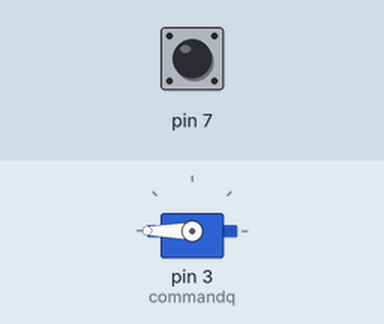
Recording of a sketch running on a simulated Arduino Uno, built with avr-gcc and run on an emulated ATmega328P. Shown: servo. Inputs (shaded band) come from the test bench; at power-on: pin 7 LOW. Random numbers use the default seed unless the sketch sets one.

Above: at 1.2 s.
1.3 s: pin 7 driven HIGH
At 2.2 s:
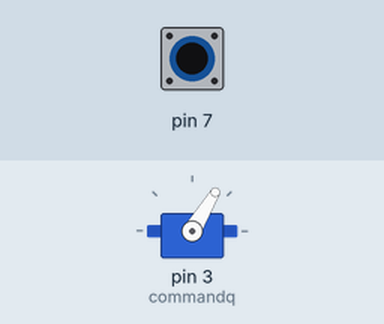
At 4.2 s:
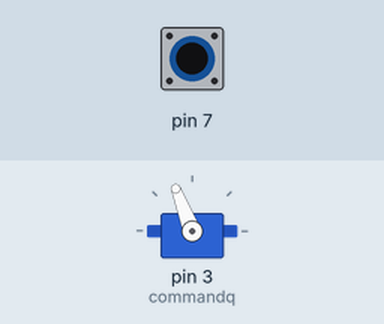
4.3 s: pin 7 driven LOW
5.8 s: pin 7 driven HIGH
At 6.2 s:
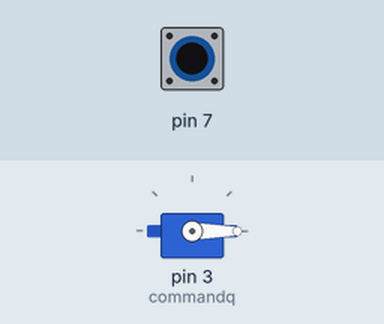
8.8 s: pin 7 pulsed LOW 2 times (0.12 s each, 0.3 s apart)
Timing chart, 0 to 46.9 s (numbered marks = the images above; inputs shaded):
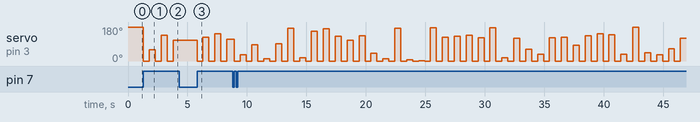

Measured:
- after the input at 1.3 s, servo on pin 3 (commandq): 180° → 0° at once, → 59° 0.50 s later, → 0° 0.50 s later, → 136° 0.50 s later, … (6 changes in this stretch)
- after the input at 4.3 s, every drawn part: stays the same
- after the input at 5.8 s, servo on pin 3 (commandq): 111° → 0° at once, → 127° 0.50 s later, → 0° 0.50 s later, → 143° 0.50 s later, … (6 changes in this stretch)

The sketch:

202324T2_R301_L5_lucky_draw_Oliver.ino
```cpp
#include <Servo.h>
Servo commandq;
int number=0;

void setup() {
  commandq.attach(3);
	commandq.write(180);
	pinMode(7, INPUT);
}

void loop() {
	number = random(0,180);
	if(digitalRead(7)) {
	commandq.write(0);
	delay(500);
	commandq.write(number);
	delay(500);
	}
}
```
